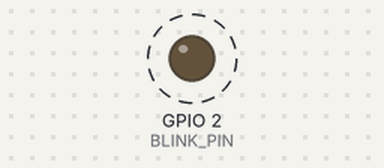
A program run on a simulated ESP8266 (Wemos D1 mini). Shown: output pins drawn as LEDs (lit = HIGH). Dashed ring = blinking. What the program prints to the serial monitor is not drawn.

Above: at 0.5 s.
Timing chart, 0 to 4.7 s (numbered marks = the images above):
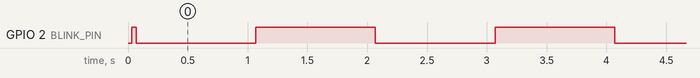

Measured:
- by itself, GPIO 2 (BLINK_PIN): alternates HIGH for 1.0 s and LOW for 1.0 s

The program:

main.cpp
```cpp
#include <Arduino.h>
#include <FastLED.h>
#include <climits>
#include "main.h"

CRGB leds[NUM_LEDS];

unsigned int theTime;
boolean pinState = HIGH;
String timeString = String();

void setup()
{
    // put your setup code here, to run once:
    Serial.begin(9600);

    Serial.println("Starting up, setting time to 0");
    theTime = 10;

    Serial.println("Initializing on-board LED...");
    pinMode(BLINK_PIN, OUTPUT);

    Serial.println("Setting on-board LED to ON...");
    digitalWrite(BLINK_PIN, pinState);
    pinState = !pinState;

    Serial.println("Initializing FastLED library...");
    initFastLED(leds, NUM_LEDS);
}

void loop()
{
    // put your main code here, to run repeatedly:
    Serial.println(theTime);

    if (theTime > 0)
        theTime -= 1;

    readTime();

    digitalWrite(BLINK_PIN, pinState);
    pinState = !pinState;

    delay(1000);
}

void readTime()
{
    while (Serial.available() > 0)
    {
        char c = Serial.read();
        if (isDigit(c))
        {
            timeString += c;
        }
    }

    if (timeString.length() > 0)
    {
        theTime = timeString.toInt();
        timeString.clear();
    }
}
```

ledController.cpp
```cpp
#include <Arduino.h>
#include <FastLED.h>
#include "pinDefinitions.h"

CRGB *initFastLED(CRGB leds[], int ledCount)
{
    FastLED.addLeds<NEOPIXEL, LEDS_PIN>(leds, ledCount);

    for (int i = 0; i < ledCount; i++)
    {
        leds[i] = CRGB::Black;
    }

    return leds;
}
```

ledController.h
```cpp
#include <Arduino.h>
#include <FastLED.h>

#ifndef LEDCONTROLLER_H
#define LEDCONTROLLER_H

void initFastLED(CRGB leds[], int ledCount);

#endif
```

main.h
```cpp
#ifndef MAIN_H
#define MAIN_H

#include "ledController.h"
#include "pinDefinitions.h"

#define NUM_LEDS 5

void readTime();

#endif
```

pinDefinitions.h
```cpp
#ifndef PINDEFINITIONS_H
#define PINDEFINITIONS_H

#define BLINK_PIN 2 // D4
#define LEDS_PIN 4  // D2

#endif
```
